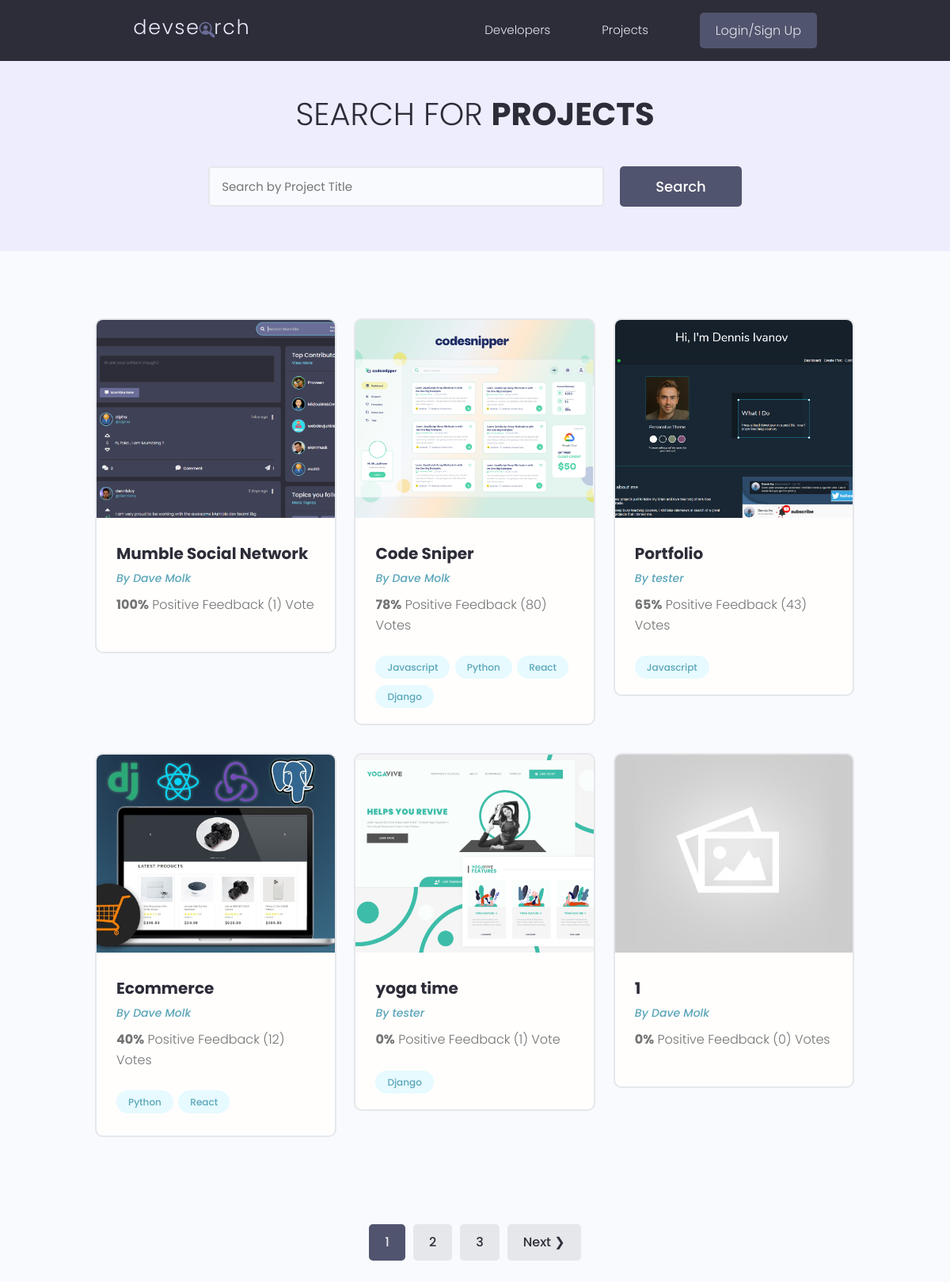
/projects/, run on the app's committed database.
### projects/models.py (models this page shows, shortened)
class Project(models.Model):
    owner = models.ForeignKey(Profile, null=True, blank=True, on_delete=models.SET_NULL)
    title = models.CharField(max_length=100)
    description = models.TextField(null=True, blank=True)
    featured_image = models.ImageField(null=True, blank=True, default='default.jpg')
    demo_link = models.CharField(max_length=2000, null=True, blank=True)
    source_link = models.CharField(max_length=2000, null=True, blank=True)
    vote_total = models.IntegerField(default=0, null=True, blank=True)
    vote_ratio = models.IntegerField(default=0, null=True, blank=True)
    tags = models.ManyToManyField('Tag', blank=True)
    created = models.DateTimeField(auto_now_add=True)
    id = models.UUIDField(default=uuid.uuid4, unique=True, primary_key=True, editable=False)
    class Meta:
        ordering = ['-vote_ratio', '-vote_total', 'title']

class Tag(models.Model):
    name = models.CharField(max_length=200)
    created = models.DateTimeField(auto_now_add=True)
    id = models.UUIDField(default=uuid.uuid4, unique=True, primary_key=True, editable=False)
    def __str__(self):
        return self.name

### user/models.py (models this page shows, shortened)
class Profile(models.Model):
    user = models.OneToOneField(
        User, on_delete=models.CASCADE, null=True, blank=True)
    name = models.CharField(max_length=200, blank=True, null=True)
    email = models.EmailField(max_length=500, blank=True, null=True)
    username = models.CharField(max_length=200, blank=True, null=True)
    location = models.CharField(max_length=200, blank=True, null=True)
    short_intro = models.CharField(max_length=200, blank=True, null=True)
    bio = models.TextField(blank=True, null=True)
    profile_image = models.ImageField(
        null=True, blank=True, upload_to='profiles/', default="profiles/user-default.png")
    social_github = models.CharField(max_length=200, blank=True, null=True)
    social_twitter = models.CharField(max_length=200, blank=True, null=True)
    social_linkedin = models.CharField(max_length=200, blank=True, null=True)
    social_youtube = models.CharField(max_length=200, blank=True, null=True)
    social_website = models.CharField(max_length=200, blank=True, null=True)
    created = models.DateTimeField(auto_now_add=True)
    id = models.UUIDField(default=uuid.uuid4, unique=True,
                          primary_key=True, editable=False)

### projects/views.py (the view)
# urls.py: path('projects/', include('projects.urls')),
def projects(request):
    projects, search_query = searchProjects(request)
    custom_range, projects = paginateProjects(request, projects, 6)
    context = {'projects': projects, 'search_query': search_query, 'custom_range': custom_range}
    return render(request, 'projects/projects.html', context)

### projects/utils.py (called while the page is built)
def paginateProjects(request, projects, results):
    page = request.GET.get('page')
    paginator = Paginator(projects, results)
    try:
        projects = paginator.page(page)
    except PageNotAnInteger:
        page = 1
        projects = paginator.page(page)
    except EmptyPage:
        page = paginator.num_pages
        projects = paginator.page(page)
    leftIndex = (int(page) - 4)
    if leftIndex < 1:
        leftIndex = 1
    rightIndex = (int(page) + 5)
    if rightIndex > paginator.num_pages:
        rightIndex = paginator.num_pages + 1
    custom_range = range(leftIndex, rightIndex)
    return custom_range, projects

def searchProjects(request):
    search_query = ''
    if request.GET.get('search_query'):
        search_query = request.GET.get('search_query')
    tags = Tag.objects.filter(name__icontains=search_query)
    projects = Project.objects.distinct().filter(
        Q(title__icontains=search_query) |
        Q(description__icontains=search_query) |
        Q(owner__name__icontains=search_query) |
        Q(tags__in=tags)
    )
    return projects, search_query

### projects/templates/projects/projects.html (shortened to what this page needs)
{% extends 'main.html' %}
{% block content %}
<main class="projects">
    <section class="hero-section text-center">
        <div class="container container--narrow">
            <div class="hero-section__box">
                <h2>Search for <span>Projects</span></h2>
            </div>
            <div class="hero-section__search">
                <form id='searchForm' class="form" action="{% url 'projects' %}" method="get">
                    <div class="form__field">
                        <input class="input input--text" id="formInput#search" type="text" name="search_query"
                            placeholder="Search by Project Title" value="{{search_query}}" />
                    </div>
                    <input class="btn btn--sub btn--lg" type="submit" value="Search" />
                </form>
            </div>
        </div>
    </section>
    <section class="projectsList">
        <div class="container">
            <div class="grid grid--three">
                {% for project in projects %}
                <div class="column">
                    <div class="card project">
                        <a href="{% url 'project' project.id %}" class="project">
                            <img class="project__thumbnail" src="{{ project.featured_image.url }}" alt="project thumbnail" />
                            <div class="card__body">
                                <h3 class="project__title">{{project.title}}</h3>
                                <p><a class="project__author" href="{% url 'user-profile' project.owner.id %}">By
                                        {{project.owner.name}}</a>
                                </p>
                                <p class="project--rating">
                                    <span style="font-weight: bold;">{{project.vote_ratio}}%</span> Positive
                                    Feedback ({{project.vote_total}}) Vote{{project.vote_total|pluralize:"s"}}
                                </p>
                                <div class="project__tags">
                                    {% for tag in project.tags.all %}
                                    <span class="tag tag--pill tag--main">
                                        <small>{{tag}}</small>
                                    </span>
                                    {% endfor %}
                                </div>
                            </div>
                        </a>
                    </div>
                </div>
                {% endfor %}
            </div>
        </div>
    </section>
    {% include 'pagination.html' with queryset=projects custom_range=custom_range %}
</main>
{% endblock %}

### static/styles/app.css (style rules this page uses)
:root { --color-sub: #2d2d39; }
.btn--sub { background-color: var(--color-sub-light); }
.card { border: 2px solid var(--color-light); }
img { width: 100%; }
.hero-section { height: 40vh; display: flex; align-items: center; background-color: var(--color-sub); }
.hero-section__box { margin-bottom: 4rem; }
.hero-section__box > h2, .hero-section__box > h2 > span { font-size: 4rem; color: var(--color-light); line-height: 1.3; text-transform: uppercase; }
.hero-section__box > h2 { font-weight: 300; }
.hero-section__box > h2 > span { font-weight: 700; }
.hero-section__search > .form { display: flex; align-items: center; justify-content: center; gap: 2rem; }
.hero-section__search > .form input.input--text { width: 50rem; }
.project__author { font-size: 1.4rem; font-style: italic; }
.project--rating { margin-bottom: 1.6em; margin-top: .5em; }
.projects > .hero-section { background: var(--color-sub-lighter); height: 30vh; }
.projects .hero-section__box { margin-bottom: 2.5rem; }
.projects .hero-section__box > h2 { color: var(--color-sub); }
.projects .hero-section__box > h2 > span { font-weight: 700; color: var(--color-sub); }
.projectsList { margin-top: 8rem; }
.project__thumbnail { height: 25rem; object-fit: cover; object-position: top center; }
.project__title { font-size: 2rem; font-weight: 700; color: var(--color-sub); }

### static/uikit/styles/modules/_variables.css (style rules this page uses)
:root { --color-main: #5aa5b9; --color-main-light: #e6faff; --color-sub: #3f4156; --color-sub-light: #51546e; --color-sub-lighter: #ededfd; --color-text: #737373; --color-gray: #8b8b8b; --color-light: #e5e7eb; --color-light-gray: #767676; --color-bg: #f8fafd; --color-white: #fffefd; --color-white-light: #f3f3f3; --color-success: #359e64; --color-success-bg: #def8e8; --color-error: #fc4b0b; --color-error-bg: #fff2ee; --font-base: 'Poppins', arial, helvetica, 'Segoe UI', roboto, ubuntu, sans-serif; --font-monospace: 'Fira Code', 'Courier New', courier, monospace; --font-regular: 300; --font-medium: 500; --font-bold: 700; --generic-shadow: 1px 1px 5px #00000010; --generic-transition: all 0.3s ease-in-out; }

### static/uikit/styles/modules/_base.css (style rules this page uses)
* { margin: 0; padding: 0; box-sizing: border-box; text-rendering: optimizeLegibility; color: inherit; font-size: inherit; }
html { font-size: 50%; }
@media only screen and (min-width: 480px) { html { font-size: 56.25%; } }
@media only screen and (min-width: 1200px) { html { font-size: 62.5%; } }
body { line-height: 1.6; font-weight: 400; font-size: 1.5rem; color: var(--color-text); background-color: var(--color-bg); min-height: 100vh; }

### static/uikit/styles/modules/_typography.css (style rules this page uses)
* { font-family: var(--font-base); }
h2 { font-size: 3.6rem; font-weight: var(--font-bold); }
h3 { font-size: 3.2rem; font-weight: var(--font-medium); }
p, span, strong { font-size: 1.6rem; color: var(--color-text); font-weight: var(--font-regular); }
a { padding-bottom: 2px; text-decoration: none; display: inline-block; color: var(--color-main); font-weight: var(--font-medium); }

### static/uikit/styles/modules/_utilities.css (style rules this page uses)
.container { width: 92%; max-width: 165rem; margin: 0 auto; box-sizing: border-box; }
.container--narrow { width: 92%; max-width: 120rem; }
@media screen and (min-width: 1000px) { .container { width: 90%; } }
@media screen and (min-width: 1000px) { .container--narrow { width: 85%; } }
@media screen and (min-width: 1200px) { .container { width: 80%; } }
@media screen and (min-width: 1200px) { .container--narrow { width: 72%; } }
.text-center { text-align: center; }

### static/uikit/styles/modules/_button.css (style rules this page uses)
.btn { display: inline-block; position: relative; cursor: pointer; background-color: var(--color-light); font-weight: var(--font-medium); color: var(--color-sub); text-decoration: none; padding: 1rem 2rem; border-radius: 0.5rem; border: none; width: -webkit-fit-content; width: -moz-fit-content; width: fit-content; height: -webkit-fit-content; height: -moz-fit-content; height: fit-content; font-size: 1.6rem; outline-width: 0; outline-color: transparent; -webkit-backface-visibility: hidden; backface-visibility: hidden; transition: all 0.3s ease-in-out; }
.btn--sub { background-color: var(--color-sub); color: var(--color-white); }
.btn--lg { font-size: 1.8rem; padding: 1.2rem 4.5rem; }

### static/uikit/styles/modules/_card.css (style rules this page uses)
.card { border-radius: 1rem; background-color: var(--color-white); border: 1.5px solid var(--color-light); width: auto; height: auto; margin-top: 0.5rem; margin-bottom: 0.5rem; overflow: hidden; }
.card__body, .card__header { padding: 2rem 2.5rem; }

### data on the page
Project: featured_image (picture), title "Mumble Social Network", owner.name "Dave Molk", vote_ratio "100", vote_total "1"
Project: featured_image (picture), title "Code Sniper", owner.name "Dave Molk", vote_ratio "78", vote_total "80"
Tag: name "Javascript"
Tag: name "Python"
Tag: name "React"
Tag: name "Django"
Project: featured_image (picture), title "Portfolio", owner.name "tester", vote_ratio "65", vote_total "43"
Project: featured_image (picture), title "Ecommerce", owner.name "Dave Molk", vote_ratio "40", vote_total "12"
Project: featured_image (picture), title "yoga time", owner.name "tester", vote_ratio "0", vote_total "1"
Project: featured_image (placeholder picture), title "1", owner.name "Dave Molk", vote_ratio "0", vote_total "0"

### other printed values
{{ page }} "1"
{{ page }} "2" "3"
